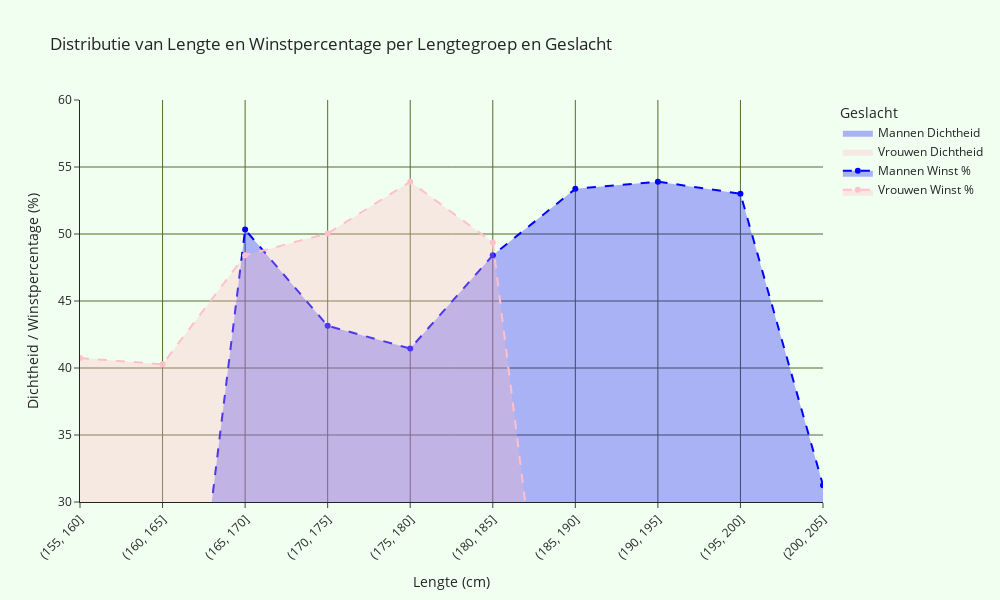

Source (notebook cell):
### Markdown cell above
De lengte van een speler is een variabele die vaak onderzocht wordt. Lengte kan namelijk verschillende voordelen bieden zoals een betere bereikbaarheid van ballen en een hogere snelheid bij services. Langere mensen hebben zo bijvoorbeeld ook een grotere kracht bij het slaan van een bal. Kortere mensen kunnen echter ook een voordeel hebben door de wendbaarheid die handig kan zijn bij onverwachtse ballen. Uitkomsten van dit verband kunnen inzicht geven in welke lengte optimaal is voor het winnen van een wedstrijd.

### Code cell
import pandas as pd
import plotly.graph_objects as go

# Laad de dataset
file_path = '../combined_cleaned_tennis_data.csv'
df = pd.read_csv(file_path)

# Controleer op ontbrekende waarden in de kolommen 'winner_ht' en 'loser_ht'
df = df.dropna(subset=['winner_ht', 'loser_ht'])

# Combineer de lengtekolommen voor winnaars en verliezers en voeg een kolom voor geslacht en resultaat toe
winner_heights = df[['winner_ht', 'gender']].rename(columns={'winner_ht': 'height'})
winner_heights['result'] = 'win'

loser_heights = df[['loser_ht', 'gender']].rename(columns={'loser_ht': 'height'})
loser_heights['result'] = 'loss'

# Combineer de twee dataframes
heights_df = pd.concat([winner_heights, loser_heights])

# Definieer lengtegroepen
height_bins = range(150, 210, 5)  # Van 150cm tot 210cm met stappen van 5cm
heights_df['height_group'] = pd.cut(heights_df['height'], bins=height_bins)

# Bereken de winstpercentages per lengtegroep en geslacht
win_loss_counts = heights_df.groupby(['height_group', 'gender', 'result'], observed=True).size().unstack(fill_value=0)
win_loss_counts['total'] = win_loss_counts['win'] + win_loss_counts['loss']
win_loss_counts['win_percentage'] = win_loss_counts['win'] / win_loss_counts['total'] * 100

# Bereken de dichtheden per lengtegroep en geslacht
density_counts = heights_df.groupby(['height_group', 'gender'], observed=True).size().unstack(fill_value=0)
density_counts = density_counts.div(density_counts.sum(axis=1), axis=0)

# Reset index en converteer height_group naar string
win_loss_counts = win_loss_counts.reset_index()
win_loss_counts['height_group'] = win_loss_counts['height_group'].astype(str)
density_counts = density_counts.reset_index()
density_counts['height_group'] = density_counts['height_group'].astype(str)

# Interactieve plot met Plotly
fig = go.Figure()

# Voeg de dichtheidsplot toe
for gender, color, fill_color, gender_nl in [('Men', 'blue', 'rgba(0, 0, 255, 0.3)', 'Mannen Dichtheid'), ('Women', 'pink', 'rgba(255, 182, 193, 0.3)', 'Vrouwen Dichtheid')]:
    gender_data = density_counts[['height_group', gender]]
    fig.add_trace(go.Scatter(
        x=gender_data['height_group'], 
        y=gender_data[gender], 
        mode='lines', 
        line=dict(color=color, width=0), 
        fill='tozeroy',
        fillcolor=fill_color, 
        name=gender_nl
    ))

# Lijnplot voor winstpercentages met opvulling
for gender, color, fill_color, win_nl in [('Men', 'blue', 'rgba(0, 0, 255, 0.3)', 'Mannen Winst %'), ('Women', 'pink', 'rgba(255, 182, 193, 0.3)', 'Vrouwen Winst %')]:
    gender_data = win_loss_counts[win_loss_counts['gender'] == gender]
    fig.add_trace(go.Scatter(
        x=gender_data['height_group'], 
        y=gender_data['win_percentage'], 
        mode='lines+markers', 
        line=dict(dash='dash', color=color), 
        marker=dict(color=color), 
        fill='tozeroy',
        fillcolor=fill_color,
        name=win_nl
    ))

# Stijl en layout
fig.update_layout(
    title='Distributie van Lengte en Winstpercentage per Lengtegroep en Geslacht',
    xaxis_title='Lengte (cm)',
    yaxis_title='Dichtheid / Winstpercentage (%)',
    yaxis=dict(range=[30, 60],showgrid=True, gridcolor='darkolivegreen', # Kleur van het rooster op de y-as
        zerolinecolor='darkolivegreen'),
    xaxis=dict(tickangle=-45,showgrid=True, gridcolor='darkolivegreen', # Kleur van het rooster op de y-as
        zerolinecolor='darkolivegreen'),
    legend_title='Geslacht',
    template='simple_white',
    width=1000,  # Verhoogde breedte van de plot
    height=600,
    paper_bgcolor='honeydew',  # Achtergrondkleur van het papier
    plot_bgcolor='honeydew',
)

fig.show()

### Figure 1 — Plotly figure (JSON) as saved in the notebook; plotly's stock layout.template omitted (floating-point values rounded to 4 significant figures)
{"data": [{"fill": "tozeroy", "fillcolor": "rgba(0, 0, 255, 0.3)", "line": {"color": "blue", "width": 0}, "mode": "lines", "name": "Mannen Dichtheid", "type": "scatter", "x": ["(155, 160]", "(160, 165]", "(165, 170]", "(170, 175]", "(175, 180]", "(180, 185]", "(185, 190]", "(190, 195]", "(195, 200]", "(200, 205]"], "y": [0, 0.006897, 0.1552, 0.1196, 0.3384, 0.8048, 0.9973, 1, 1, 1]}, {"fill": "tozeroy", "fillcolor": "rgba(255, 182, 193, 0.3)", "line": {"color": "pink", "width": 0}, "mode": "lines", "name": "Vrouwen Dichtheid", "type": "scatter", "x": ["(155, 160]", "(160, 165]", "(165, 170]", "(170, 175]", "(175, 180]", "(180, 185]", "(185, 190]", "(190, 195]", "(195, 200]", "(200, 205]"], "y": [1, 0.9931, 0.8448, 0.8804, 0.6616, 0.1952, 0.002725, 0, 0, 0]}, {"fill": "tozeroy", "fillcolor": "rgba(0, 0, 255, 0.3)", "line": {"color": "blue", "dash": "dash"}, "marker": {"color": "blue"}, "mode": "lines+markers", "name": "Mannen Winst %", "type": "scatter", "x": ["(160, 165]", "(165, 170]", "(170, 175]", "(175, 180]", "(180, 185]", "(185, 190]", "(190, 195]", "(195, 200]", "(200, 205]"], "y": [0, 50.33, 43.15, 41.45, 48.41, 53.37, 53.91, 53.01, 31.25]}, {"fill": "tozeroy", "fillcolor": "rgba(255, 182, 193, 0.3)", "line": {"color": "pink", "dash": "dash"}, "marker": {"color": "pink"}, "mode": "lines+markers", "name": "Vrouwen Winst %", "type": "scatter", "x": ["(155, 160]", "(160, 165]", "(165, 170]", "(170, 175]", "(175, 180]", "(180, 185]", "(185, 190]"], "y": [40.74, 40.28, 48.42, 50.05, 53.9, 49.38, 0]}], "layout": {"height": 600, "legend": {"title": {"text": "Geslacht"}}, "paper_bgcolor": "honeydew", "plot_bgcolor": "honeydew", "title": {"text": "Distributie van Lengte en Winstpercentage per Lengtegroep en Geslacht"}, "width": 1000, "xaxis": {"gridcolor": "darkolivegreen", "showgrid": true, "tickangle": -45, "title": {"text": "Lengte (cm)"}, "zerolinecolor": "darkolivegreen"}, "yaxis": {"gridcolor": "darkolivegreen", "range": [30, 60], "showgrid": true, "title": {"text": "Dichtheid / Winstpercentage (%)"}, "zerolinecolor": "darkolivegreen"}}}
